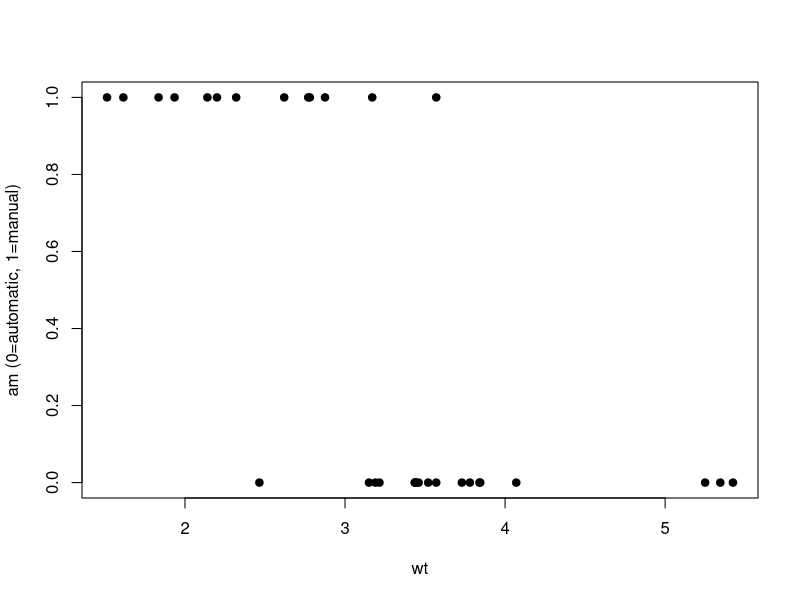
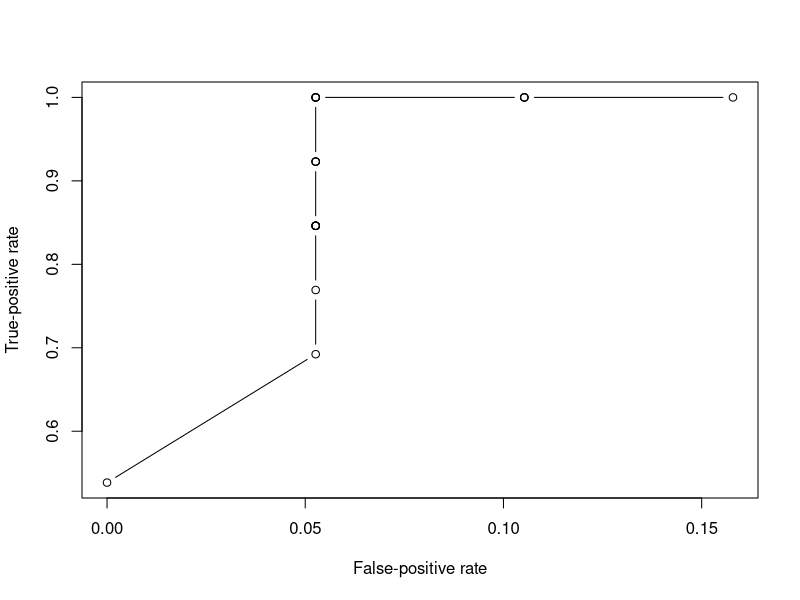

Write the R code that produced these figures, in order.
# STAT452 Chapter 4: Logistic Regression and Classification
# Dataset: mtcars. Response am is automatic (0) or manual (1).

data(mtcars)
cars <- transform(mtcars, transmission=factor(am, levels=c(0,1),
                                      labels=c("automatic","manual")))

# 1. Why not linear regression for a binary response?
linear_binary <- lm(am ~ wt + hp, data=cars)
range(predict(linear_binary))
plot(cars$wt, cars$am, pch=19, ylab="am (0=automatic, 1=manual)", xlab="wt")

# 2. Fit logistic regression by maximum likelihood.
logit_fit <- glm(transmission ~ wt + hp, data=cars,
                 family=binomial(link="logit"))
summary(logit_fit)
exp(coef(logit_fit))                 # odds ratios
confint.default(logit_fit)           # Wald intervals

# 3. Convert log-odds to probabilities and classify.
prob_manual <- predict(logit_fit, type="response")
predicted <- ifelse(prob_manual >= 0.5, "manual", "automatic")
table(observed=cars$transmission, predicted=predicted)
mean(predicted == cars$transmission)

# 4. Thresholds and confusion-matrix measures.
classification_metrics <- function(prob, truth, threshold=0.5) {
  pred <- factor(ifelse(prob >= threshold, "manual", "automatic"),
                 levels=levels(truth))
  tab <- table(observed=truth, predicted=pred)
  accuracy <- sum(diag(tab))/sum(tab)
  sensitivity <- tab["manual","manual"] / sum(tab["manual",])
  specificity <- tab["automatic","automatic"] / sum(tab["automatic",])
  c(accuracy=accuracy, sensitivity=sensitivity, specificity=specificity)
}
classification_metrics(prob_manual, cars$transmission, 0.5)
classification_metrics(prob_manual, cars$transmission, 0.3)

# 5. Training/test split and threshold sweep.
set.seed(452)
test <- sample(seq_len(nrow(cars)), 8)
train_fit <- glm(transmission ~ wt + hp, data=cars[-test,], family=binomial)
test_prob <- predict(train_fit, newdata=cars[test,], type="response")
classification_metrics(test_prob, cars$transmission[test], 0.5)
thresholds <- seq(0.05, 0.95, by=0.05)
metrics <- t(sapply(thresholds, function(th)
  classification_metrics(prob_manual, cars$transmission, th)))
plot(1-metrics[,"specificity"], metrics[,"sensitivity"], type="b",
     xlab="False-positive rate", ylab="True-positive rate")

# 6. Compare nested logistic models.
null_fit <- glm(transmission ~ 1, data=cars, family=binomial)
anova(null_fit, logit_fit, test="Chisq")
AIC(null_fit, logit_fit)
